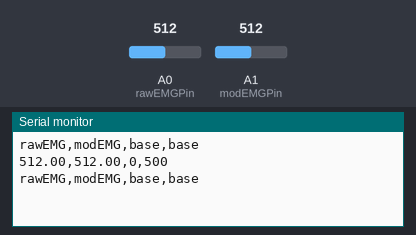
A sketch run on a simulated Arduino Mega 2560, built with avr-gcc and run on an emulated ATmega2560. On the bench: the last lines printed to the serial monitor. The inputs (shaded band) are chosen by the test bench; at power-on: A0 (rawEMGPin) = 512, A1 (modEMGPin) = 512.

Above: at 1.8 s.
1.9 s: A0 (rawEMGPin) set to 716
At 3.3 s:
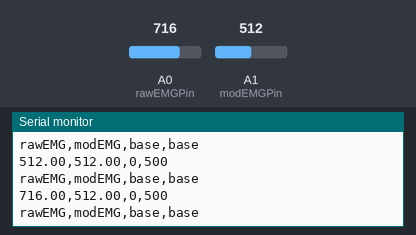
3.4 s: A1 (modEMGPin) set to 716
4.9 s: A0 (rawEMGPin) set to 900
At 5.6 s:
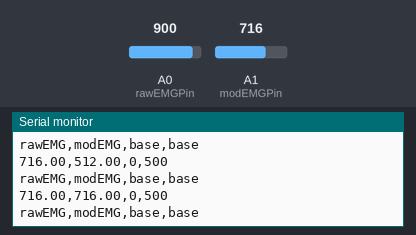
6.4 s: A1 (modEMGPin) set to 900
At 7.9 s:
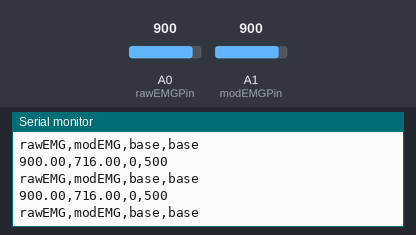
Timing chart, 0 to 8.9 s (numbered marks = the images above; inputs shaded):
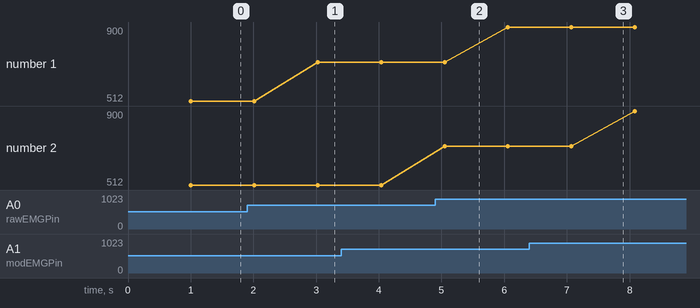

Measured:
- after the input at 1.9 s, the serial monitor: prints a new line after 1.1 s (image 1)
- plotted number 1: 512 → 716 after the input at 1.9 s, 716 → 900 after the input at 4.9 s

The sketch:

EMG_graph_simplified.ino
```cpp
int y=1;
# include <SD.h> // Loading SD library
#include <SPI.h> // Loading SPI Communication Library

int chipSelect = 4; //  Variable for Chip Select Pin
int SDOutputPin = 10; // Variable for SD output
File Data; // Variable for working with File object

#include <SPI.h> // Importing SPI Library
#include <Wire.h> // Importing Wire Library
#include <Adafruit_GFX.h> // Importing GFX Library
#include <Adafruit_SSD1306.h> // Importing SSD1306 Library

#define SCREEN_WIDTH 128 // OLED display width, in pixels
#define SCREEN_HEIGHT 64 // OLED display height, in pixels

// Declaration for an SSD1306 display connected to I2C (SDA, SCL pins)
#define OLED_RESET     -1 // Reset pin
Adafruit_SSD1306 display(SCREEN_WIDTH, SCREEN_HEIGHT, &Wire, OLED_RESET); // Initializing Display

int potPin = A2; // Variable for Potentiometer Pin
float potVal = 11; // Variable for Potentiometer Value
float oldPotVal = 0; // Variable for last Potentiometer Value

int buttonPin = A3; // Variable for button
boolean buttonState = 0; // Variable for button state

String txt = ".txt"; // String for txt
String Letter = "A.txt"; // Declaring Which Letter is Recorded
String letterList[5] = {"A.txt", "E.txt", "I.txt", "O.txt", "U.txt"}; // List of letters
int index; // Variable for button index

float rawEMG = 0; // Variable for raw EMG output of Muscle Sensor
float modEMG = 0; // Variable for Modified EMG output of Muscle Sensor

int rawEMGPin = A0; // Variable for Analog pin connected to EMG sensor
int modEMGPin = A1; // Variable for Analog pin connected to EMG sensor

int recordingPin = 22; // Digital pin connected to LED to indicate EMG recording
int stablePin = 26; // Digital pin connected to LED to indicate EMG is NOT recording

void setup() {
  // put your setup code here, to run once:
Serial.begin(115200); // Setting Baud Rate for Serial monitor
}

void loop() {
  // put your main code here, to run repeatedly:
digitalWrite(stablePin, LOW); // Turning of stable LED
      digitalWrite(recordingPin, HIGH); // Turning on recording LED
      recordEMG(); // Void Loop for Recording EMG Signal
}

void recordEMG() {
  rawEMG = analogRead(rawEMGPin); // Reading Raw EMG data
  modEMG = analogRead(modEMGPin); // Reading Modified EMG data

  if(y<10){
     y++;
     Serial.print("rawEMG"); // print Raw EMG values
     Serial.print(","); // Print comma to seperate values
     Serial.print("modEMG"); // print Modified EMG values
     Serial.print(","); // Print comma to seperate values
     Serial.print("base"); // print Modified EMG values
     Serial.print(","); // Print comma to seperate values
     Serial.println("base"); // print Modified EMG values
     delay(1000);

    }


  Serial.print(rawEMG); // print Raw EMG values
  Serial.print(","); // Print comma to seperate values
  Serial.print(modEMG); // print Modified EMG values
  Serial.print(","); // Print comma to seperate values
  Serial.print(0); // print Modified EMG values
  Serial.print(","); // Print comma to seperate values
  Serial.println(500); // print Modified EMG values
  delay(10);
  //Data.print(rawEMG); // print Raw EMG
}
```
